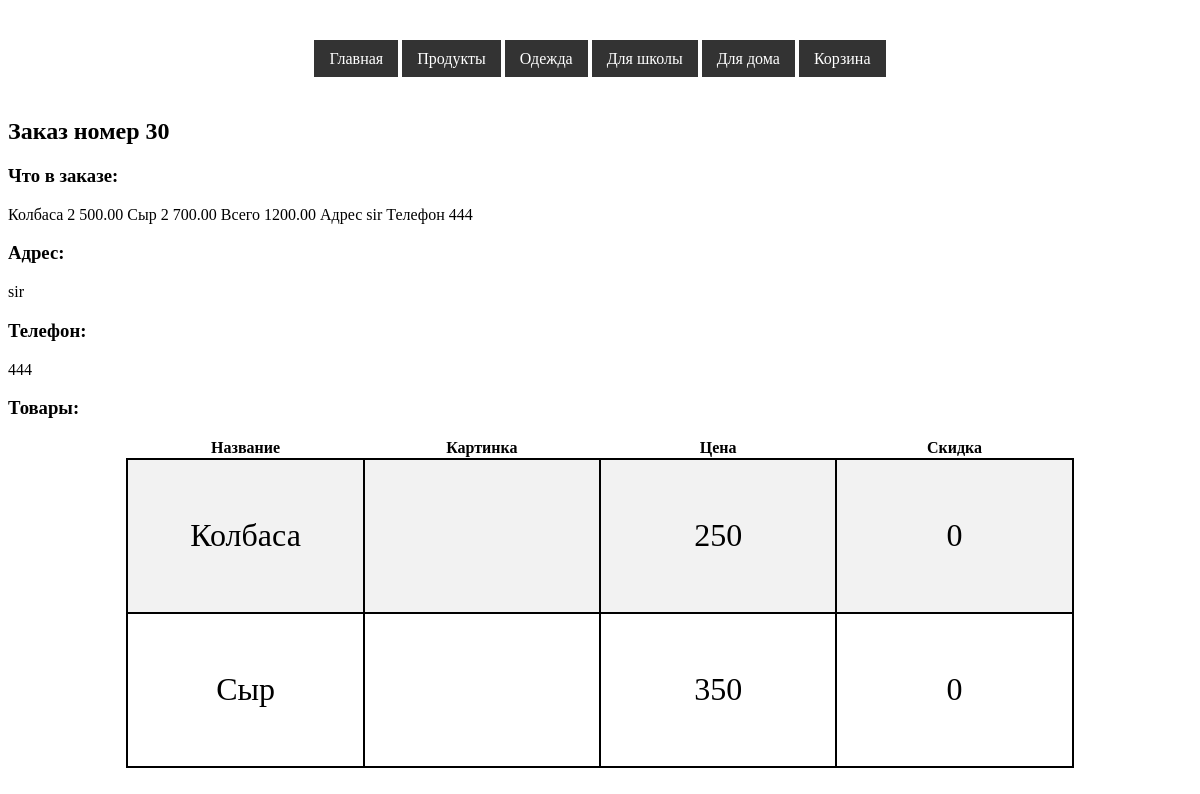
/myzakaz/30/, run on the app's committed database.
### app/models.py (models this page shows, shortened)
class Order(models.Model):
    STAT = (('в сборке','в сборке'),('в пути','в пути'),('доставлен','доставлен'))
    user = models.ForeignKey(to=User, on_delete=models.CASCADE)
    adres = models.CharField(max_length=100, verbose_name='Адрес')
    tel = models.CharField(max_length=100, verbose_name='Телефон')
    items = models.ManyToManyField(to=Tovar)
    zakaz = models.TextField(verbose_name='Заказ')
    status = models.CharField(choices=STAT, max_length=100)
    total = models.DecimalField(verbose_name='Итог',
                                max_digits=8,
                                decimal_places=2, blank=True, null=True)

class Tovar(models.Model):
    STAT = (('П','Продукты'),('О','Одежда'),('Ш','Для школы'),('Д','Для дома'))
    name = models.CharField(max_length=100,
                            verbose_name='Название')
    price = models.IntegerField(verbose_name='Цена')
    image = models.FileField(verbose_name='Картинка',
                             upload_to='img/',
                             blank=True, null=True)
    discount = models.IntegerField(verbose_name='Скидка',
                                 default=0)
    category = models.CharField(choices=STAT, max_length=100,
                                blank=True, null=True)

### app/views.py (the view)
# urls.py: path('myzakaz/<int:itemid>/', views.myzakaz, name='myzakaz'),
def myzakaz(req,itemid):
    item = Order.objects.get(id=itemid)
    data = {'item':item}
    return render(req,'myzakaz.html',data)

### templates/myzakaz.html
{% extends 'index.html' %}
{% load static %}
{% block content %}
<h2>Заказ номер {{ item.id }}</h2>
    <h3>Что в заказе:</h3>
    <p>{{ item.zakaz }}</p>
    <h3>Адрес:</h3>
    <p>{{ item.adres }}</p>
    <h3>Телефон:</h3>
    <p>{{ item.tel }}</p>
    <h3>Товары:</h3>
    <table>
        <tr>
            <th>Название</th>
            <th>Картинка</th>
            <th>Цена</th>
            <th>Скидка</th>
        </tr>
        {% for one in item.items.all %}
            <tr>
            <td>{{ one.name }}</td>
            <td>
                <img src="{% static  one.image %}" alt=""></td>
            <td>{{ one.price }}</td>
            <td>{{ one.discount }}</td>
            </tr>
        {% endfor %}
    </table>
{% endblock %}

### app/static/css/1.css (style rules this page uses)
table { border-collapse: collapse; width: 80%; margin: auto; }
table td { width: 20%; text-align: center; font-size: 2em; border: 2px solid black; height: 150px; }
table tr:nth-child(even) { background-color: #f2f2f2; }

### data on the page
Order: id "30", zakaz "Колбаса 2 500.00 Сыр 2 700.00 Всего 1200.00 Адрес sir Телефон 444", adres "sir", tel "444"
Tovar: name "Колбаса", price "250", discount "0"
Tovar: name "Сыр", price "350", discount "0"
